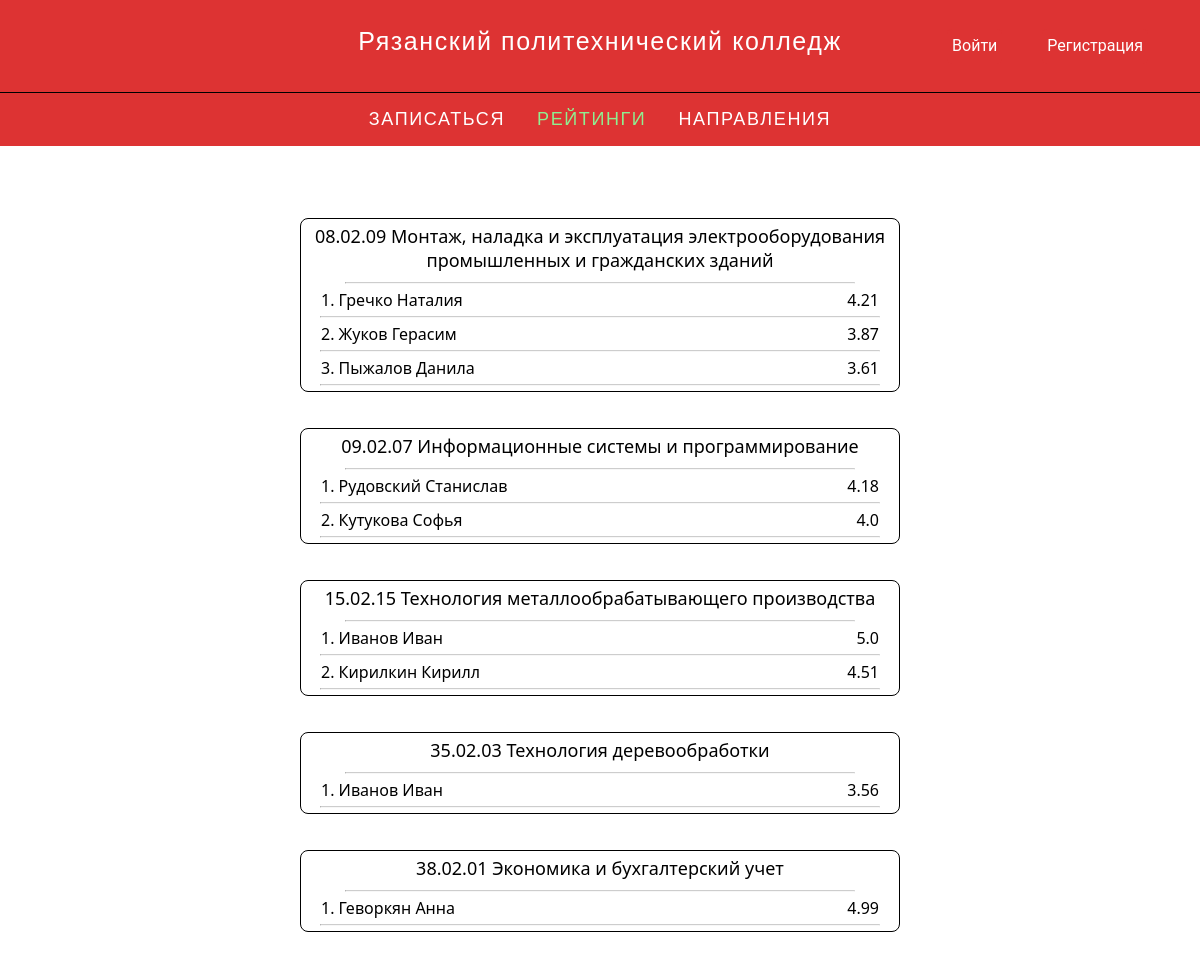
/ratings, run on an earlier commit of the app's database.
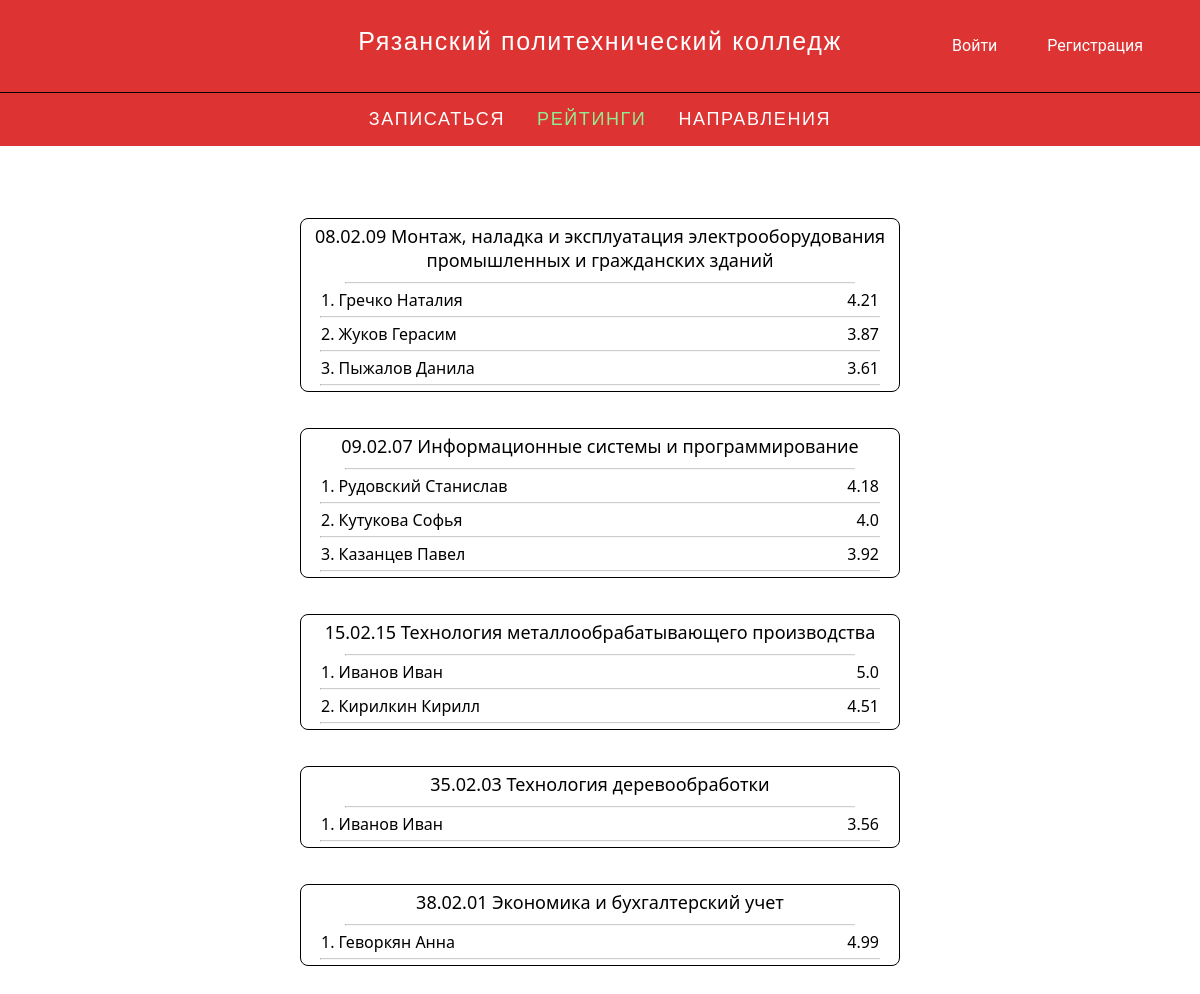
And on a later commit of the database.
### tables this page shows
CREATE TABLE claims ( 
	id                   integer NOT NULL  PRIMARY KEY autoincrement ,
	abitID               integer NOT NULL    ,
	spec_id              text NOT NULL    ,
	schoolName           text NOT NULL    ,
	endDate              date NOT NULL    ,
	attestate            text NOT NULL    ,
	passPlace            text NOT NULL    ,
	livePlace            text     ,
	phone                text NOT NULL    ,
	army                 text  DEFAULT 'none'   ,
	lang                 text NOT NULL    ,
	healthGroup          text NOT NULL    ,
	needHostel           boolean NOT NULL    ,
	motherName           text     ,
	motherPhone          text     ,
	fatherName           text     ,
	fatherPhone          text     ,
	consents             boolean NOT NULL DEFAULT True   ,
	marksAverage 		 float not null default 2.0     ,
	FOREIGN KEY ( spec_id ) REFERENCES profs( spec_id ) ON DELETE CASCADE ON UPDATE CASCADE,
	FOREIGN KEY ( abitID ) REFERENCES abiturients( id ) ON DELETE CASCADE ON UPDATE CASCADE
 );

### app.py (the view)
@app.route('/ratings')
def ratings():
    rating = ENABLE_RATINGS
    if rating:
        temp = req("select profs.spec_id, profs.name, abiturients.fname, abiturients.sname, claims.marksAverage, claims.abitID from profs join claims on claims.spec_id=profs.rowid join abiturients on claims.abitID=abiturients.id order by profs.spec_id, claims.marksAverage desc ", False)
        specs = {}
        for i in temp:
            name = i[0]+' '+i[1]
            abname = i[3]+' '+i[2]
            if name in specs.keys():
                specs[name].append({'name': abname, 'avg': i[4], 'id': i[5]})
            else:
                specs[name] = [{'name': abname, 'avg': i[4], 'id':i[5]}]
        return render_template('ratings.html', ratings=rating, species=specs)
    else:
        return render_template('ratings.html', ratings=rating)

### app.py (called while the page is built)
def _c(f) -> list:
    r = []
    for i in f:
        r.append(i)
    return r

def req(sql: str, needCommit: bool = True) -> list:
    db = sqlite3.connect(DATABASE_WAY)
    c = db.cursor()
    if ';' in sql:
        temp = c.executescript(sql)
    else:
        temp = c.execute(sql)
    if needCommit:
        db.commit()
    return _c(temp)

### templates/ratings.html (shortened to what this page needs)
{% extends 'layout.html' %}
{% block body %}
{% if ratings %}
    <div class="mainholder">
    {% for spec in species.keys() %}
        <div class="grid">
            <span class="specname">{{ spec }}</span>
            <hr class="specname">
            {% for abit in species[spec] %}
                <div class="cell">
                    <div class="inner_cell">
                        <span>{{ loop.index }}.&nbsp;</span>
                        <span>{{ abit['name'] }}</span>
                        <span style="margin-left: auto;">{{ abit['avg'] }}</span>
                    </div>
                    <hr class="specname" style="color: lightgray; width: 100%;">
                </div>
            {% endfor %}
        </div>
    {% endfor %}
    </div>
{% endif %}
{% endblock body %}

### templates/layout.html (shortened to what this page needs)
<!DOCTYPE html>
<html lang="ru">
<head>
</head>
<body>
    {% block topper %}
    <header class="topper">
        <div class="topper_head">
            <div class="title_menu">
                <a href="/" class="title">
                    Рязанский политехнический колледж
                </a>
            </div>
            {% block topper_auth %}
            <div class="authorization_menu">
                {% if session.get('userName') %}
                <button class="menu_button_login" onclick="window.location.href='/logout'">
                    <span>Выйти из @{{ session.get('userName') }}</span>
                </button>
                {% else %}
                <button class="menu_button_login" onclick="window.location.href='/login'">
                    <span>Войти</span>
                </button>
                <button class="menu_button_reg">
                    <span>Регистрация</span>
                </button>
                {% endif %}
            </div>
            {% endblock topper_auth %}
        </div>
        <nav class="topper_bottom" role="navigation">
            <div class="menu_bottom">
                <ul class="bottom_menu">
                    <li>
                        <a href="/claim" class="topper_menu" id='claim'>
                            <span>Записаться</span>
                        </a>
                    </li>
                    <li>
                        <a href="/ratings" class="topper_menu" id='ratings'>
                            <span>Рейтинги</span>
                        </a>
                    </li>
                    <li>
                        <a href="/professions" class="topper_menu" id='professions'>
                            <span>Направления</span>
                        </a>
                    </li>
                </ul>
            </div>
        </nav>
    </header>
    {% endblock topper %}
    {% block body %}{% endblock body %}
</body>
</html>

### templates/layout.html (style rules this page uses)
body { margin: 0px; font-family: 'Segoe UI', Tahoma, Geneva, Verdana, sans-serif; display: flex; flex-direction: column; align-content: center; justify-content: center; overflow-y: scroll; transition: .5s; }
button { padding: 5px; background-color: white; border: 1px solid black; border-radius: 5px; margin: 20px; font-size: large; transition: 0.3s; }
.topper { position: sticky; top: -1px; padding-top: 1px; background-color: #dd3333; }
div.topper_head { font: 400 16px/1.56 Roboto, Open Sans, Arial, Helvetica, sans-serif; padding: 24px 32px; height: calc(1em * 1.71 + 64px); display: flex; flex-wrap: wrap; position: relative; align-items: center; box-sizing: border-box; justify-content: space-between; }
ul.bottom_menu { white-space: nowrap; display: -webkit-flex; display: flex; list-style-type: none; margin: 0; width: -webkit-fit-content; width: -moz-fit-content; width: fit-content; padding: 0 var(--body-padding); list-style: none; }
div.topper_head>nav, div.topper_head>div.authorization_menu { width: 170px; }
nav.topper_bottom { line-height: 28.26px; letter-spacing: 1.6px; font-size: 18px; contain: layout paint; box-sizing: border-box; font: 18px Montserrat, Verdana, sans-serif; letter-spacing: 1.6px; text-transform: uppercase; border-top: 1px solid black; }
div.menu_bottom { scrollbar-width: none; letter-spacing: 1.6px; position: relative; justify-content: center; display: flex; }
a.topper_menu { transition: color .3s; padding: 16px 16px; }
a { text-decoration: white; color: white; }
a.title { font: 25px/1.33 Montserrat, Verdana, sans-serif; letter-spacing: 1.6px; position: relative; height: 100%; display: table; white-space: normal; }
li { white-space: nowrap; display: flex; }
div.title_menu { display: flex; -webkit-align-items: center; align-items: center; height: 100%; }
div.authorization_menu { display: flex; -webkit-align-items: center; align-items: center; justify-content: end; height: 100%; }
button.menu_button_login, button.menu_button_reg { border: none; background-color: #dd3333; cursor: pointer; color: white; font: 400 16px/1.56 Roboto, Open Sans, Arial, Helvetica, sans-serif }

### templates/ratings.html (style rules this page uses)
div.mainholder { margin-top: 3vw; margin-bottom: 3vw; }
div.grid { display: flex; flex-direction: column; margin-left: 25%; margin-right: 25%; margin-top: 3vw; border: solid 1px black; border-radius: 8px; }
span.specname { text-align: center; font-size: large; margin: 5px; }
hr.specname { width: 85%; margin: 5px; align-self: center; transform: scaleY(0.5); }
div.cell { display: flex; flex-direction: column; padding-left: 20px; padding-right: 20px; }
div.inner_cell { display: flex; flex-direction: row; }

What changed in the data, as far as the page shows it:
added claims: name "Казанцев Павел", avg "3.92", shown under "09.02.07 Информационные системы и программирование"
